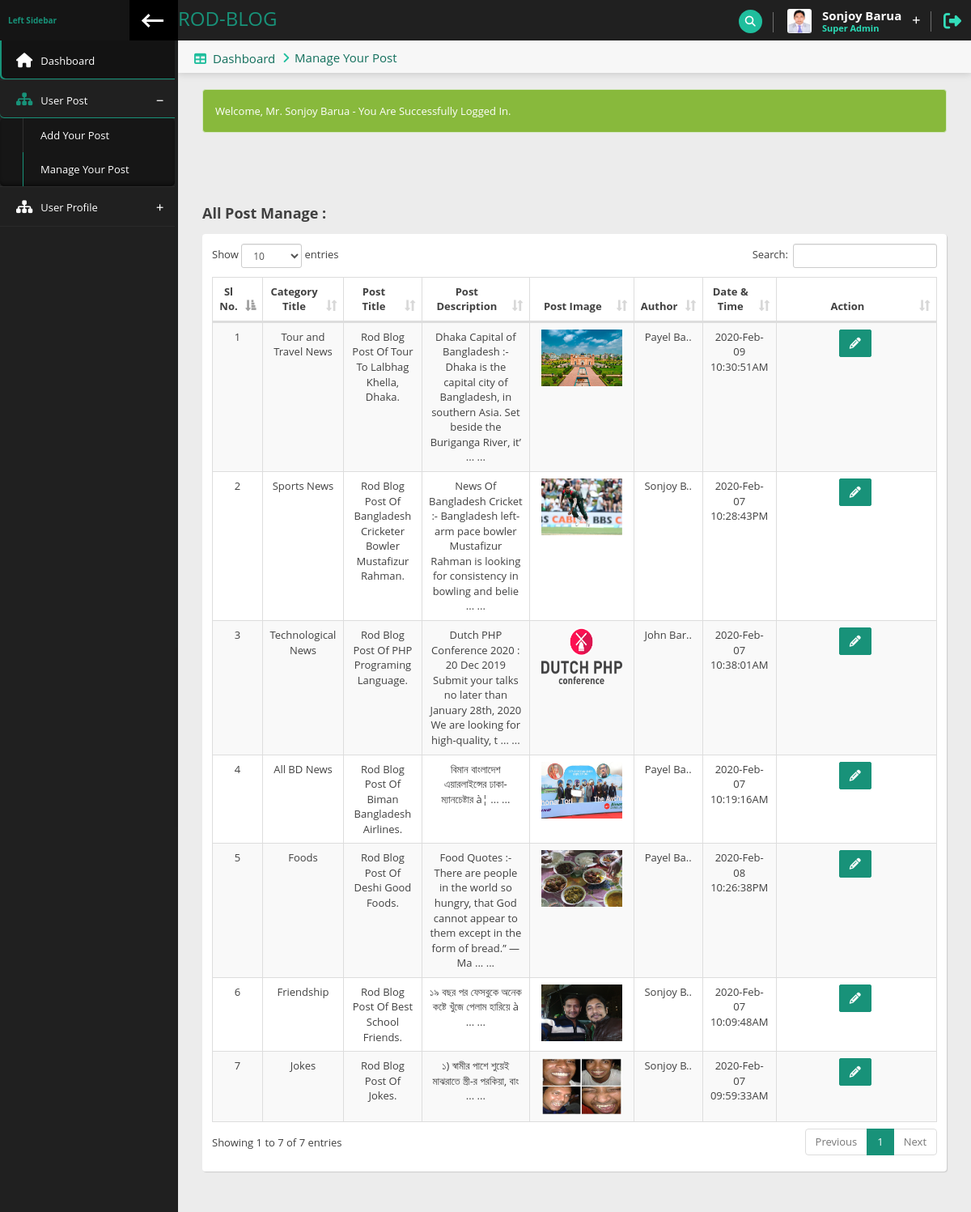
/user-dashboard.php?page=user-manage-post (signed in), run on the app's committed database.
### tables this page shows
CREATE TABLE `tbl_users` (
  `user_id` int(11) NOT NULL,
  `full_name` varchar(100) NOT NULL,
  `user_name` varchar(100) NOT NULL,
  `user_email` varchar(100) NOT NULL,
  `user_qualification` varchar(50) NOT NULL,
  `user_bio` text,
  `user_password` varchar(255) NOT NULL,
  `user_confirm_password` varchar(255) NOT NULL,
  `user_mobile` varchar(20) NOT NULL,
  `user_image` varchar(200) NOT NULL,
  `user_address` varchar(150) NOT NULL,
  `role` tinyint(4) NOT NULL DEFAULT '0',
  `status` tinyint(4) NOT NULL DEFAULT '0',
  `is_email_confirmed` tinyint(4) NOT NULL DEFAULT '0',
  `token` varchar(20) DEFAULT NULL,
  `datetime` varchar(50) NOT NULL
);

CREATE TABLE `tbl_posts` (
  `id` int(10) NOT NULL,
  `u_id` int(11) NOT NULL,
  `cat_id` int(10) NOT NULL,
  `post_title` varchar(255) NOT NULL,
  `post_desc` text NOT NULL,
  `post_image` varchar(200) NOT NULL,
  `status` tinyint(1) NOT NULL DEFAULT '0',
  `datetime` varchar(50) NOT NULL
);

CREATE TABLE `tbl_categories` (
  `id` int(10) NOT NULL,
  `title` varchar(100) NOT NULL,
  `total_posts` int(10) NOT NULL,
  `datetime` varchar(100) NOT NULL
);

### pages/user-manage-post.php (the view, shortened to what this page needs)
<div class="content">
    <div class="content-header">
        <div class="leftside-content-header">
            <ul class="breadcrumbs">
                <li>
                    <i class="fa fa-table" aria-hidden="true"></i><a href="#">Dashboard</a>
                </li>
                <li><a href="javascript:avoid(0)">Manage Your Post</a></li>
            </ul>
        </div>
    </div>
    <?php
        if(isset($_SESSION['UserId'])) { ?>
            <div style="margin-top: 80px;"><?= successMessage(); ?></div>
    <?php
        } else { ?>
            <div style="margin-top: 80px;"><?= errorMessage(); ?></div>
    <?php
        }
    ?>
    <div class="row animated fadeInRight" style="margin-top: 80px;">
        <div class="col-sm-12">
            <h4 class="section-subtitle"><b>All Post Manage : </b></h4>
            <div class="panel">
                <div class="panel-content">
                    <div class="table-responsive">
                        <table class="data-table table table-striped table-hover table-bordered text-center" cellspacing="0" width="100%">
                            <thead>
                            <tr>
                                <th>Sl No.</th>
                                <th>Category Title</th>
                                <th>Post Title</th>
                                <th>Post Description</th>
                                <th style="width: 90px;">Post Image</th>
                                <th>Author</th>
                                <th>Date & Time</th>
                                <th style="width: 160px;">Action</th>
                            </tr>
                            </thead>
                            <tbody>
                            <?php
                                global $conn;
                                if($_SESSION['Role'] == '1') {
                                    $sql = "SELECT `tbl_posts`.`id`, `tbl_posts`.`cat_id`, `tbl_posts`.`post_title`, `tbl_posts`.`post_desc`, `tbl_posts`.`post_image`, `tbl_posts`.`status`, `tbl_posts`.`datetime`, `tbl_categories`.`title`, `tbl_users`.`full_name`, `tbl_users`.`role` FROM `tbl_posts`
                LEFT JOIN `tbl_categories` ON `tbl_posts`.`cat_id` = `tbl_categories`.`id`
                LEFT JOIN `tbl_users` ON `tbl_posts`.`u_id` = `tbl_users`.`user_id`
                ORDER BY `tbl_posts`.`id` DESC";
                                }
                                $stmt = $conn->query($sql);
                                $sl = 0;
                                while($DataRows = $stmt->fetch()) {
                                    $sl++;
                                    $PostId = $DataRows['id'];
                                    $PostTitle = html_entity_decode($DataRows['post_title'], ENT_QUOTES);
                                    $PostDesc = html_entity_decode($DataRows['post_desc'], ENT_QUOTES);
                                    $PostImage = html_entity_decode($DataRows['post_image'], ENT_QUOTES);
                                    $DateTime = html_entity_decode($DataRows['datetime'], ENT_QUOTES);
                                    $CatTitle = html_entity_decode($DataRows['title'], ENT_QUOTES);
                                    $UserAuthor = html_entity_decode($DataRows['full_name'], ENT_QUOTES);
                                ?>
                                <tr>
                                    <td><?= $sl; ?></td>
                                    <td><?= $CatTitle; ?></td>
                                    <td><?= $PostTitle; ?></td>
                                    <td>
                                        <?php
                                        if(strlen($PostDesc) > 120) {
                                            $PostDesc = substr($PostDesc, 0, 130) . " ... ...";
                                            echo $PostDesc;
                                        }
                                        ?>
                                    </td>
                                    <td>
                                        <img src="admin/uploads/post-image/<?= $PostImage; ?>" alt="<?= $PostImage; ?>" style="width: 100px; height: 70px;">
                                    </td>
                                    <td>
                                        <?php
                                        if(strlen($UserAuthor) > 4) {
                                            $UserAuthor = substr($UserAuthor, 0, 8)."..";
                                            echo $UserAuthor;
                                        }
                                        ?>
                                    </td>
                                    <td><?= $DateTime; ?></td>
                                    <td>
                                        <div class="btn-group btn-group-md">
                                            <a href="user-dashboard.php?page=user-edit-post&EditUserPostId=<?= base64_encode($PostId); ?>" type="submit" class="btn btn-primary" style="margin-right: 3px;"><i class="fa fa-pencil"></i>
                                            </a>
                                        </div>
                                    </td>
                                </tr>
                            <?php } ?>
                            </tbody>
                        </table>
                    </div>
                </div>
            </div>
        </div>
    </div>
</div>

### inc/user-header.php (shortened to what this page needs)
<?php
include_once ("user-head.php");
?>
<?php
global $conn;
$UserId = $_SESSION['UserId'];
$sql = "SELECT * FROM `tbl_users` WHERE `user_id` = '$UserId'";
$stmt = $conn->query($sql);
while($DataRow = $stmt->fetch()) {
    $UserId = $DataRow['user_id'];
    $UserFullName = html_entity_decode($DataRow['full_name'], ENT_QUOTES);
    $UserImage = html_entity_decode($DataRow['user_image'], ENT_QUOTES);
    $UserRole = html_entity_decode($DataRow['role'], ENT_QUOTES);
}
?>
<div class="page-header">
    <div class="leftside-header">
        <div class="logo">
            <a href="../user-dashboard.php" class="on-click">
                <h3>ROD-BLOG</h3>
            </a>
        </div>
    </div>
    <div class="rightside-header">
        <div class="header-section" id="search-headerbox">
            <i class="fa fa-search search" id="search-icon" aria-hidden="true"></i>
        </div>
        <div class="header-section" id="user-headerbox">
            <div class="user-header-wrap">
                <div class="user-photo">
                    <img alt="profile photo" src="admin/uploads/admin-image/<?= $UserImage; ?>" />
                </div>
                <div class="user-info">
                    <span class="user-name"><?= isset($UserFullName) ? $UserFullName : 'ADMIN NAME GOES HERE'?></span>
                    <span class="user-profile">
                            <?php
                            if($UserRole == 1) { ?>
                                <span>Super Admin</span>
                                <?php
                            } elseif($UserRole == 2) { ?>
                                <span>Admin</span>
                                <?php
                            } elseif($UserRole == 3) {?>
                                <span>User</span>
                                <?php
                            }
                            ?>
                        </span>
                </div>
                <i class="fa fa-plus icon-open" aria-hidden="true"></i>
            </div>
        </div>
        <div class="header-section">
            <a href="user-dashboard.php?page=user-logout&logout=<?= base64_encode($UserId); ?>" data-toggle="tooltip" data-placement="left" title="Logout"><i class="fa fa-sign-out log-out" aria-hidden="true"></i></a>
        </div>
    </div>
</div>

### data on the page
tbl_users: user_image (picture), full_name "Sonjoy Barua"
tbl_posts: tbl_categories.title "Tour and Travel News", post_title "Rod Blog Post Of Tour To Lalbhag Khella, Dhaka.", post_desc "Dhaka Capital of Bangladesh :- Dhaka is the capital city of Bangladesh, in southern Asia. Set beside the Buriganga River, it’ ... ...", post_image (picture), tbl_users.full_name "Payel Ba..", datetime "2020-Feb-09 10:30:51AM"
tbl_posts: tbl_categories.title "Sports News", post_title "Rod Blog Post Of Bangladesh Cricketer Bowler Mustafizur Rahman.", post_desc "News Of Bangladesh Cricket :- Bangladesh left-arm pace bowler Mustafizur Rahman is looking for consistency in bowling and belie ... ...", post_image (picture), tbl_users.full_name "Sonjoy B..", datetime "2020-Feb-07 10:28:43PM"
tbl_posts: tbl_categories.title "Technological News", post_title "Rod Blog Post Of PHP Programing Language.", post_desc "Dutch PHP Conference 2020 : 20 Dec 2019 Submit your talks no later than January 28th, 2020 We are looking for high-quality, t ... ...", post_image (picture), tbl_users.full_name "John Bar..", datetime "2020-Feb-07 10:38:01AM"
tbl_posts: tbl_categories.title "All BD News", post_title "Rod Blog Post Of Biman Bangladesh Airlines.", post_desc "বিমান বাংলাদেশ এয়ারলাইন্সের ঢাকা-ম্যানচেষ্টার à¦ ... ...", post_image (picture), tbl_users.full_name "Payel Ba..", datetime "2020-Feb-07 10:19:16AM"
tbl_posts: tbl_categories.title "Foods", post_title "Rod Blog Post Of Deshi Good Foods.", post_desc "Food Quotes :- There are people in the world so hungry, that God cannot appear to them except in the form of bread.” ― Ma ... ...", post_image (picture), tbl_users.full_name "Payel Ba..", datetime "2020-Feb-08 10:26:38PM"
tbl_posts: tbl_categories.title "Friendship", post_title "Rod Blog Post Of Best School Friends.", post_desc "১৯ বছর পর ফেসবুকে অনেক কষ্টে খুঁজে পেলাম হারিয়ে à ... ...", post_image (picture), tbl_users.full_name "Sonjoy B..", datetime "2020-Feb-07 10:09:48AM"
tbl_posts: tbl_categories.title "Jokes", post_title "Rod Blog Post Of Jokes.", post_desc "১) স্বামীর পাশে শুয়েই মাঝরাতে স্ত্রী-র পরকিয়া, বাং ... ...", post_image (picture), tbl_users.full_name "Sonjoy B..", datetime "2020-Feb-07 09:59:33AM"

### other printed values
successMessage() "Welcome, Mr. Sonjoy Barua - You Are Successfully Logged In."
